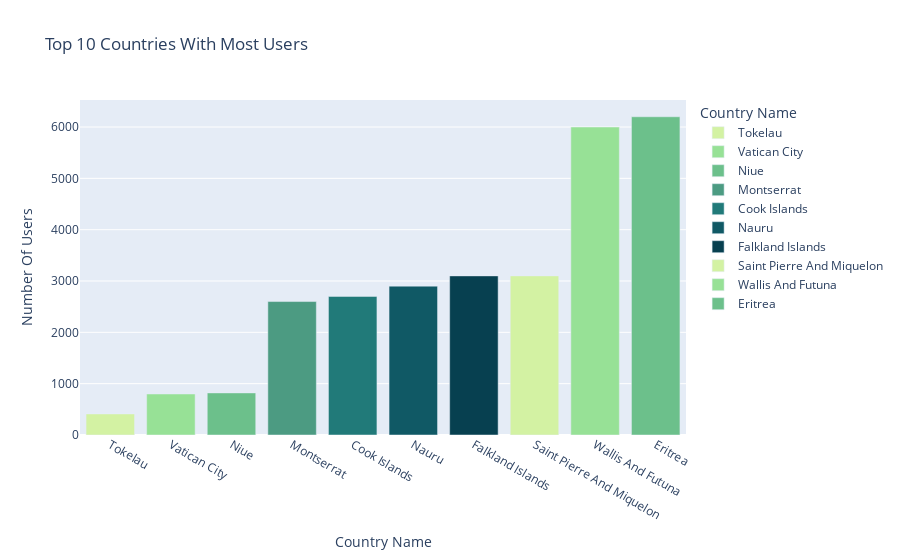

Notebook code cell kept with this figure:
### Code cell
# Top 10 Countries with least users
top_10_countries_with_least_users = px.bar(
    data.sort_values(by="Users").head(10) ,
    x="Name",
    y="Users",
    color= "Name", #Used for the purpose of legends
    color_discrete_sequence=px.colors.sequential.Emrld,
    title= "Top 10 Countries With Most Users" ,
    labels={
    'Name' : "Country Name" , 
    "Users" : "Number Of Users"
    }
)
top_10_countries_with_least_users

### Figure 1 — Plotly figure (JSON) as saved in the notebook; plotly's stock layout.template omitted (floating-point values rounded to 4 significant figures)
{"data": [{"alignmentgroup": "True", "hovertemplate": "Country Name=%{x}<br>Number Of Users=%{y}<extra></extra>", "legendgroup": "Tokelau", "marker": {"color": "rgb(211, 242, 163)", "pattern": {"shape": ""}}, "name": "Tokelau", "offsetgroup": "Tokelau", "orientation": "v", "showlegend": true, "textposition": "auto", "type": "bar", "x": ["Tokelau"], "xaxis": "x", "y": [410], "yaxis": "y"}, {"alignmentgroup": "True", "hovertemplate": "Country Name=%{x}<br>Number Of Users=%{y}<extra></extra>", "legendgroup": "Vatican City", "marker": {"color": "rgb(151, 225, 150)", "pattern": {"shape": ""}}, "name": "Vatican City", "offsetgroup": "Vatican City", "orientation": "v", "showlegend": true, "textposition": "auto", "type": "bar", "x": ["Vatican City"], "xaxis": "x", "y": [799], "yaxis": "y"}, {"alignmentgroup": "True", "hovertemplate": "Country Name=%{x}<br>Number Of Users=%{y}<extra></extra>", "legendgroup": "Niue", "marker": {"color": "rgb(108, 192, 139)", "pattern": {"shape": ""}}, "name": "Niue", "offsetgroup": "Niue", "orientation": "v", "showlegend": true, "textposition": "auto", "type": "bar", "x": ["Niue"], "xaxis": "x", "y": [820], "yaxis": "y"}, {"alignmentgroup": "True", "hovertemplate": "Country Name=%{x}<br>Number Of Users=%{y}<extra></extra>", "legendgroup": "Montserrat", "marker": {"color": "rgb(76, 155, 130)", "pattern": {"shape": ""}}, "name": "Montserrat", "offsetgroup": "Montserrat", "orientation": "v", "showlegend": true, "textposition": "auto", "type": "bar", "x": ["Montserrat"], "xaxis": "x", "y": [2600], "yaxis": "y"}, {"alignmentgroup": "True", "hovertemplate": "Country Name=%{x}<br>Number Of Users=%{y}<extra></extra>", "legendgroup": "Cook Islands", "marker": {"color": "rgb(33, 122, 121)", "pattern": {"shape": ""}}, "name": "Cook Islands", "offsetgroup": "Cook Islands", "orientation": "v", "showlegend": true, "textposition": "auto", "type": "bar", "x": ["Cook Islands"], "xaxis": "x", "y": [2700], "yaxis": "y"}, {"alignmentgroup": "True", "hovertemplate": "Country Name=%{x}<br>Number Of Users=%{y}<extra></extra>", "legendgroup": "Nauru", "marker": {"color": "rgb(16, 89, 101)", "pattern": {"shape": ""}}, "name": "Nauru", "offsetgroup": "Nauru", "orientation": "v", "showlegend": true, "textposition": "auto", "type": "bar", "x": ["Nauru"], "xaxis": "x", "y": [2900], "yaxis": "y"}, {"alignmentgroup": "True", "hovertemplate": "Country Name=%{x}<br>Number Of Users=%{y}<extra></extra>", "legendgroup": "Falkland Islands", "marker": {"color": "rgb(7, 64, 80)", "pattern": {"shape": ""}}, "name": "Falkland Islands", "offsetgroup": "Falkland Islands", "orientation": "v", "showlegend": true, "textposition": "auto", "type": "bar", "x": ["Falkland Islands"], "xaxis": "x", "y": [3100], "yaxis": "y"}, {"alignmentgroup": "True", "hovertemplate": "Country Name=%{x}<br>Number Of Users=%{y}<extra></extra>", "legendgroup": "Saint Pierre And Miquelon", "marker": {"color": "rgb(211, 242, 163)", "pattern": {"shape": ""}}, "name": "Saint Pierre And Miquelon", "offsetgroup": "Saint Pierre And Miquelon", "orientation": "v", "showlegend": true, "textposition": "auto", "type": "bar", "x": ["Saint Pierre And Miquelon"], "xaxis": "x", "y": [3100], "yaxis": "y"}, {"alignmentgroup": "True", "hovertemplate": "Country Name=%{x}<br>Number Of Users=%{y}<extra></extra>", "legendgroup": "Wallis And Futuna", "marker": {"color": "rgb(151, 225, 150)", "pattern": {"shape": ""}}, "name": "Wallis And Futuna", "offsetgroup": "Wallis And Futuna", "orientation": "v", "showlegend": true, "textposition": "auto", "type": "bar", "x": ["Wallis And Futuna"], "xaxis": "x", "y": [6000], "yaxis": "y"}, {"alignmentgroup": "True", "hovertemplate": "Country Name=%{x}<br>Number Of Users=%{y}<extra></extra>", "legendgroup": "Eritrea", "marker": {"color": "rgb(108, 192, 139)", "pattern": {"shape": ""}}, "name": "Eritrea", "offsetgroup": "Eritrea", "orientation": "v", "showlegend": true, "textposition": "auto", "type": "bar", "x": ["Eritrea"], "xaxis": "x", "y": [6200], "yaxis": "y"}], "layout": {"barmode": "relative", "legend": {"title": {"text": "Country Name"}, "tracegroupgap": 0}, "title": {"text": "Top 10 Countries With Most Users"}, "xaxis": {"anchor": "y", "categoryarray": ["Tokelau", "Vatican City", "Niue", "Montserrat", "Cook Islands", "Nauru", "Falkland Islands", "Saint Pierre And Miquelon", "Wallis And Futuna", "Eritrea"], "categoryorder": "array", "domain": [0, 1], "title": {"text": "Country Name"}}, "yaxis": {"anchor": "x", "domain": [0, 1], "title": {"text": "Number Of Users"}}}}
